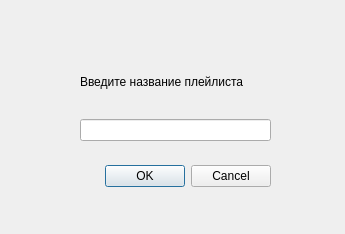
<?xml version="1.0" encoding="UTF-8"?>
<ui version="4.0">
 <class>NamePlayList</class>
 <widget class="QDialog" name="NamePlayList">
  <property name="geometry">
   <rect>
    <x>0</x>
    <y>0</y>
    <width>345</width>
    <height>234</height>
   </rect>
  </property>
  <property name="windowTitle">
   <string>Dialog</string>
  </property>
  <widget class="QDialogButtonBox" name="buttonBox">
   <property name="geometry">
    <rect>
     <x>80</x>
     <y>160</y>
     <width>191</width>
     <height>32</height>
    </rect>
   </property>
   <property name="orientation">
    <enum>Qt::Horizontal</enum>
   </property>
   <property name="standardButtons">
    <set>QDialogButtonBox::Cancel|QDialogButtonBox::Ok</set>
   </property>
  </widget>
  <widget class="QWidget" name="">
   <property name="geometry">
    <rect>
     <x>80</x>
     <y>50</y>
     <width>191</width>
     <height>91</height>
    </rect>
   </property>
   <layout class="QVBoxLayout" name="verticalLayout">
    <item>
     <widget class="QLabel" name="nameplist">
      <property name="text">
       <string>Введите название плейлиста</string>
      </property>
     </widget>
    </item>
    <item>
     <widget class="QLineEdit" name="namelist"/>
    </item>
   </layout>
  </widget>
 </widget>
 <resources/>
 <connections>
  <connection>
   <sender>buttonBox</sender>
   <signal>accepted()</signal>
   <receiver>NamePlayList</receiver>
   <slot>accept()</slot>
   <hints>
    <hint type="sourcelabel">
     <x>248</x>
     <y>254</y>
    </hint>
    <hint type="destinationlabel">
     <x>157</x>
     <y>274</y>
    </hint>
   </hints>
  </connection>
  <connection>
   <sender>buttonBox</sender>
   <signal>rejected()</signal>
   <receiver>NamePlayList</receiver>
   <slot>reject()</slot>
   <hints>
    <hint type="sourcelabel">
     <x>316</x>
     <y>260</y>
    </hint>
    <hint type="destinationlabel">
     <x>286</x>
     <y>274</y>
    </hint>
   </hints>
  </connection>
 </connections>
</ui>
